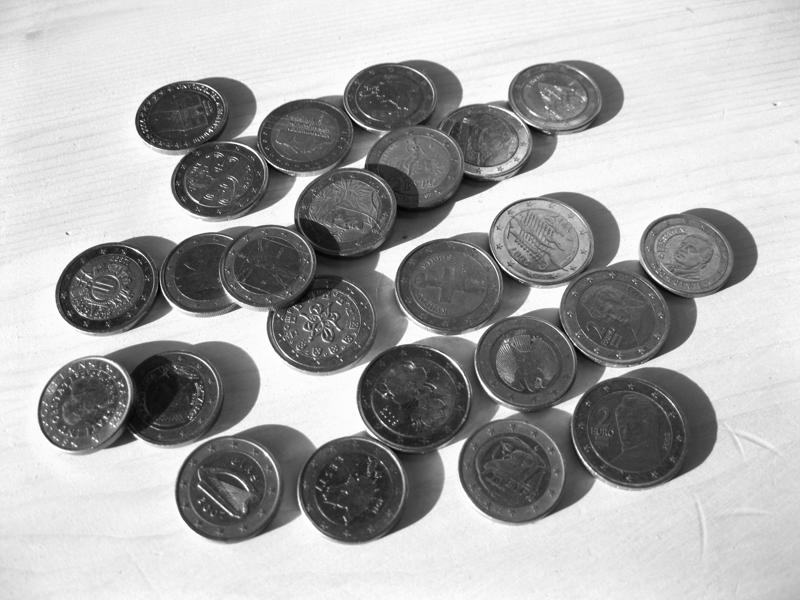
%> input picture Ma Hoang Nhat Phi - In-Class Activity 02/coins.png, 800 x 600 px
$ octave Ex02.m   (GNU Octave 9; MATLAB toolbox functions it lacks are replaced by stand-ins)
%> lines starting %> are read from the running program, lines starting %| are printed output that depends on the picture; in (x1, y1, x2, y2) boxes, pixels count from 0 and x2, y2 are one past the last pixel; in counts of white or black regions, pixels touching at a corner belong together; the program's own positions count from 1
%Ex2. Coins Detection with Defined SE
clear, clc, close all;

%load image
Img = imread('coins.png');
%> Img is the input picture: size 600x800 uint8; min 0, max 255, mean 168.4

%a. binarize image
level = graythresh(Img);
%> level = 0.62
bwImg = imbinarize(Img, level);
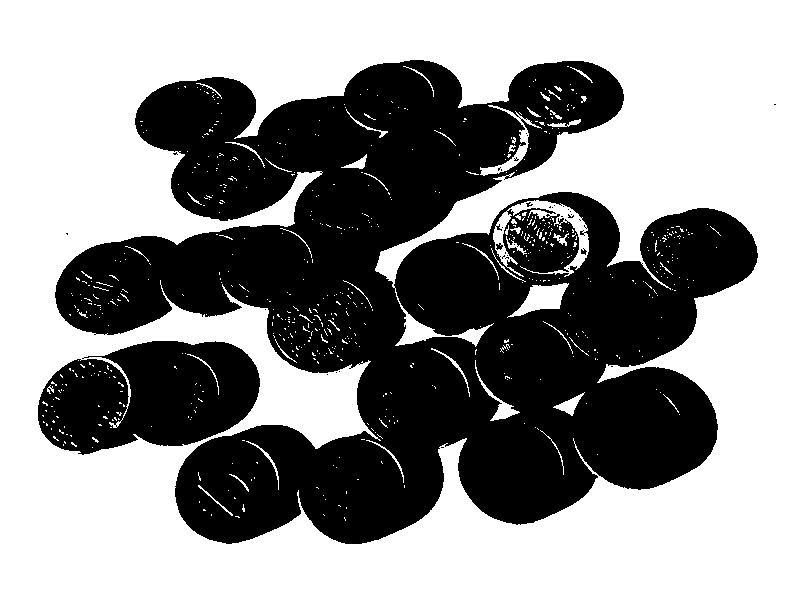
%> bwImg: size 600x800 logical; 56.7% white; 36 black regions (32 under 20 px), largest, box (x1, y1, x2, y2) and area: (55, 60, 758, 544) 188929, (38, 341, 260, 455) 18709, (496, 243, 503, 250) 31, (581, 248, 587, 255) 24
figure, clf;
imshow(bwImg), title('Binarized Image');

%b. choose any se (i.e., disk)
se = strel('sphere', 2);
Img_dilated = imdilate(Img, se);
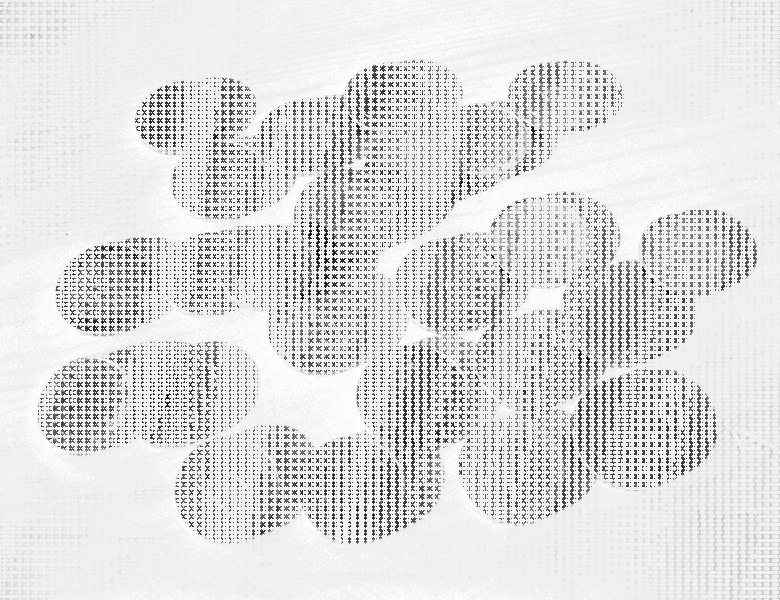
%> Img_dilated: size 600x780 uint8; min 0, max 255, mean 221.4
Img_eroded = imerode(Img, se);
%> Img_eroded: size 600x780 uint8; every value is 0
%> (the run ends here)

$ run again, with Ma Hoang Nhat Phi - In-Class Activity 02/shapes.png copied over Ma Hoang Nhat Phi - In-Class Activity 02/coins.png
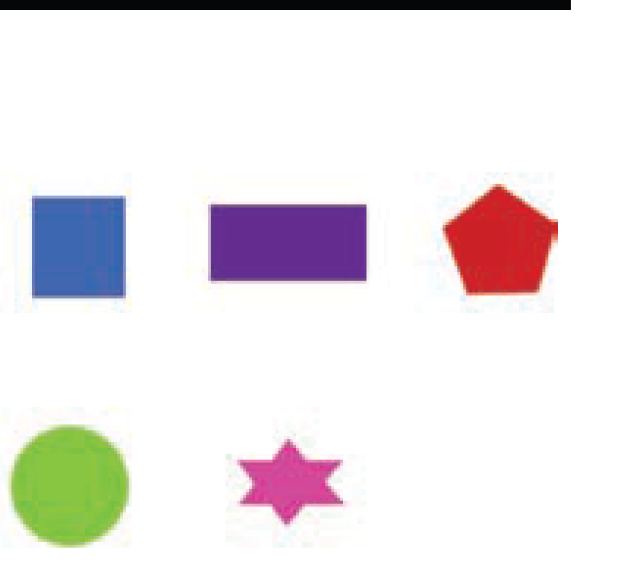
%> input picture Ma Hoang Nhat Phi - In-Class Activity 02/shapes.png, 626 x 580 px
%> Img is the input picture: size 580x626x3 uint8; mean R, G, B 235.2, 230.4, 232.3
%> level = 0.643
%> `Img_eroded = imerode(Img, se);`:
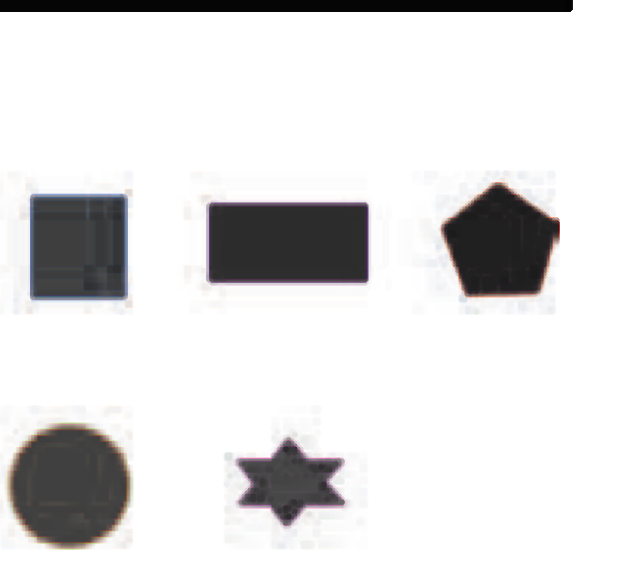
%> Img_eroded: size 580x626x3 uint8; mean R, G, B 222.6, 222, 222.3
%> `edge3 = edge1 + edge2;`:
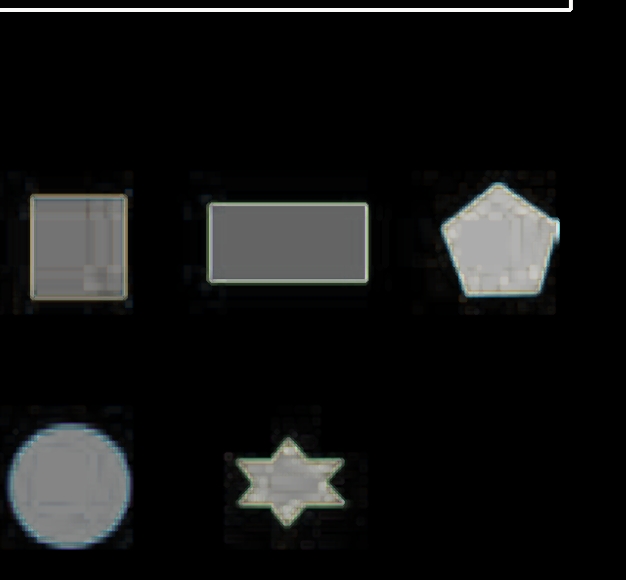
%> edge3: size 580x626x3 uint8; mean R, G, B 20.5, 21.1, 20.6
